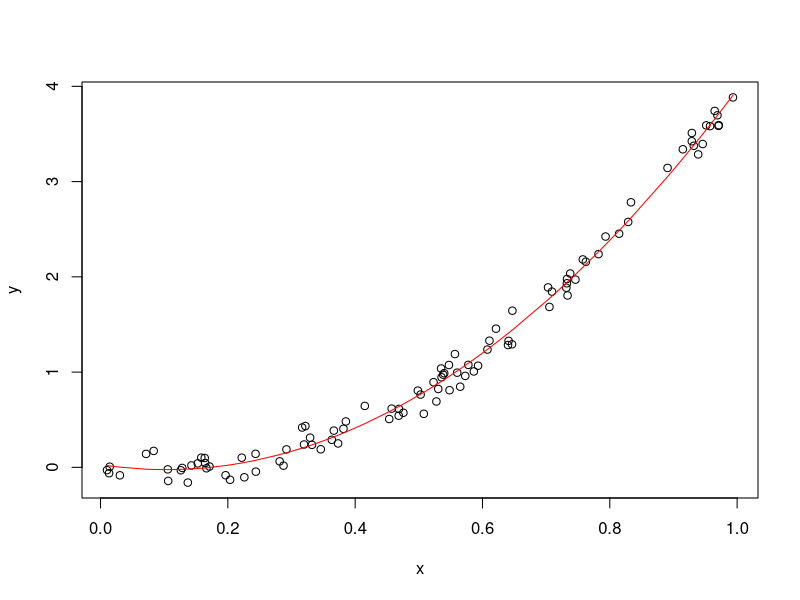
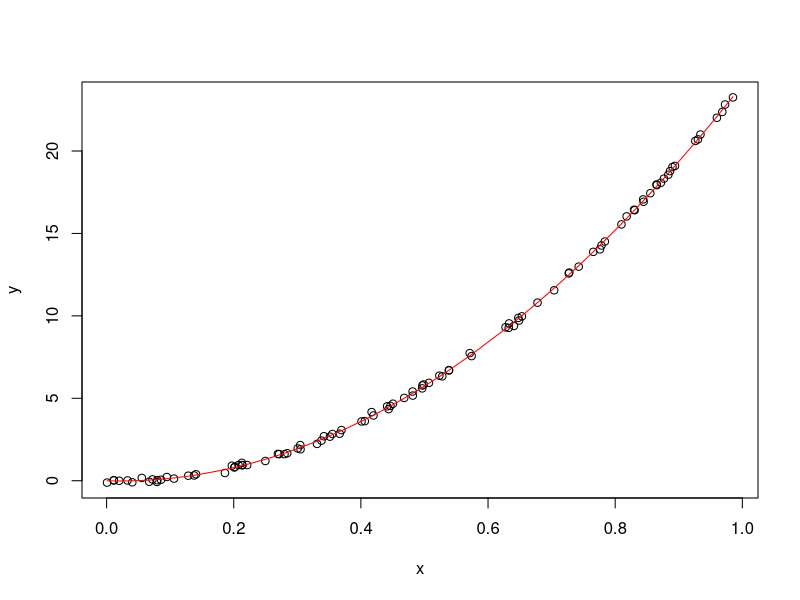
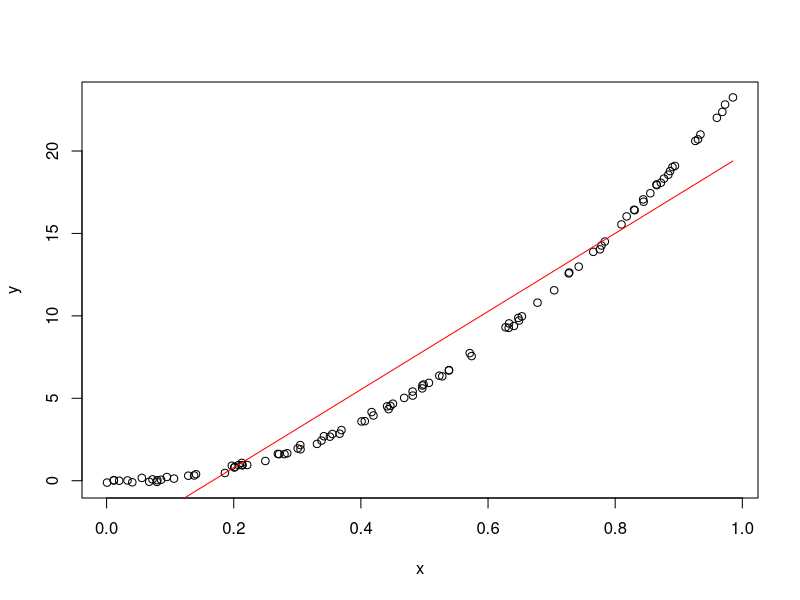
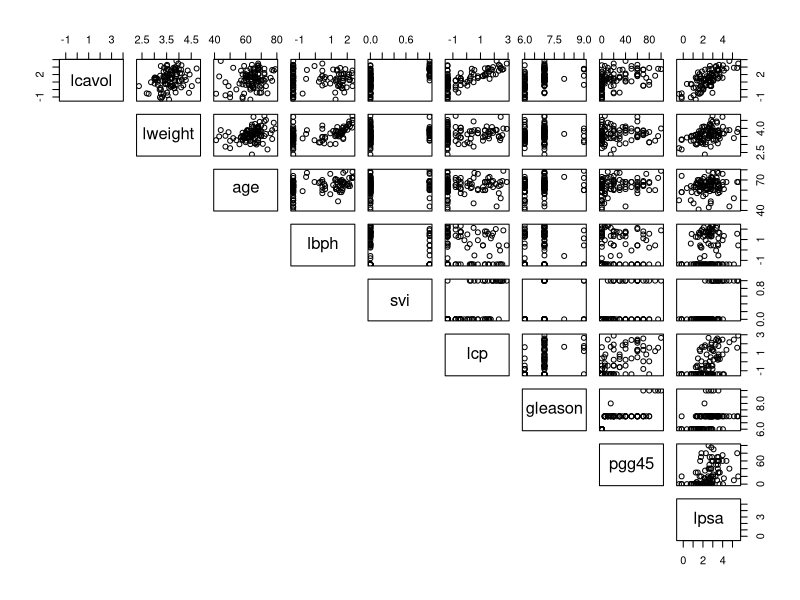

Recreate these plots in R, in order.
#pca regression

n <- 100
x <- sort(runif(n)) # Create 100 values between 0 and 1.
y <- 5*x^2 - x + 0.1*rnorm(n) # Create simulated response.
plot(x,y) # Plot the data.
17
reg.model <- lm(y~x+I(x^2)) # Fit the regression model.
lines(x,fitted(reg.model),col="red") # Plot the fitted function.

#What if we change the range of the 𝑥𝑖 from [0, 1] to [1000, 1001]?


n <- 100
x <- sort(runif(n)) # Create 100 values between 0 and 1.
y<-(5*x)^2-x+0.1*rnorm(n) # Create simulated response.
plot(x,y) # Plot the data.
reg.model <- lm(y~x+I(x^2)) # Fit the regression model.
lines(x,fitted(reg.model),col="red")
z <- x+1000 # Add 1000 to each x.
plot(x,y) # Plot the data.
reg.model <- lm(y~z+I(z^2)) # Fit the regression model.
lines(x,fitted(reg.model),col="red") # Plot the fitted function.
#I the second model, R clearly gets the computation of the regression line wrong. This is not a bug in R,
#but due to numerical difficulties.
eigen(crossprod(cbind(1,x,x^2)))$values
eigen(crossprod(cbind(1,z,z^2)))$value


prostate <- read.csv("prostate.csv");pairs(prostate,lower.panel = NULL)
mod<-lm(lpsa~.,data=prostate)

